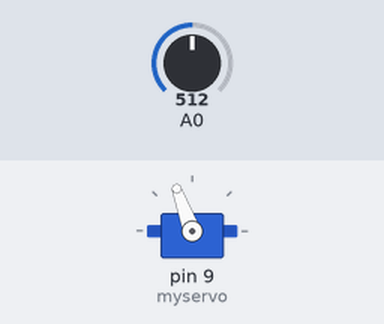
Recording of a sketch running on a simulated Arduino Uno, built with avr-gcc and run on an emulated ATmega328P. On the bench: servo. The test bench sets the inputs (shaded band); at power-on: A0 = 512.

Above: at 1.9 s.
2.0 s: A0 set to 112
6.2 s: A0 set to 95
At 7.5 s:
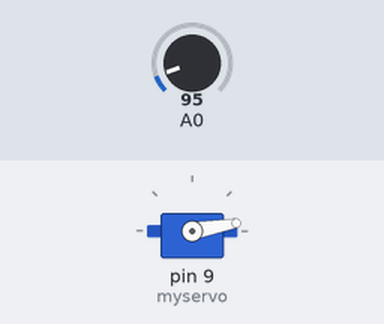
8.0 s: A0 set to 122
At 8.6 s:
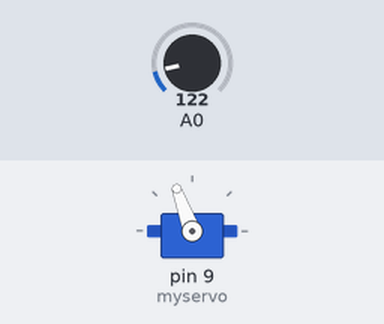
12.2 s: A0 set to 0
At 13.1 s:
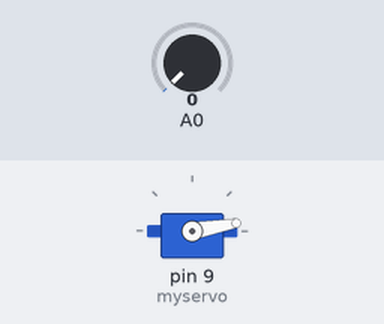
Timing chart, 0 to 14.8 s (numbered marks = the images above; inputs shaded):
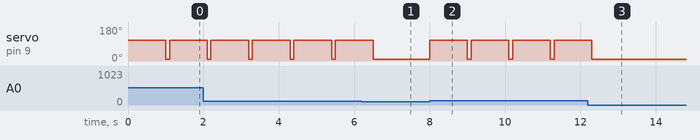

Measured:
- the behaviour switches between 101 and 100 on A0 (found by bisection; images 0 and 1)
- after the input at 6.2 s, servo on pin 9 (myservo): goes on until 6.5 s, then stays 10°
- after the input at 8.0 s, servo on pin 9 (myservo): alternates 110° for 1.0 s and 10° for 0.10 s, starting at once
- after the input at 12.2 s, servo on pin 9 (myservo): goes on until 12.3 s, then stays 10°
- by itself, servo on pin 9 (myservo): alternates 110° for 1.0 s and 10° for 0.10 s

The sketch:

knock.ino
```cpp
 #include <Servo.h>
 Servo myservo;

 #define Hpower 100

 void setup() {
   Serial.begin(9600);
   myservo.attach(9);
   myservo.write(10);
 }

void loop() {
   if (analogRead(A0)>Hpower) {
     myservo.write(110);
     delay(1000);
     myservo.write(10);
     delay(100);
   }
 }
```
